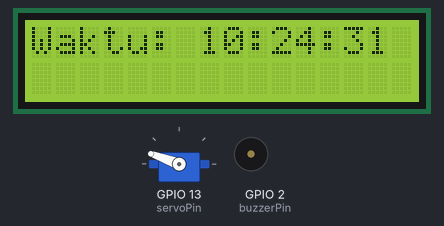
The sketch below on a simulated ESP32. On the bench: 16×2 character LCD, servo, buzzer (waves = sounding). WiFi joins after 1.5 s; servers stay silent unless stated; the local clock reads 2024-03-15 10:24:30 at power-on unless the sketch sets it.

Above: at 1.9 s.
At 6.0 s:
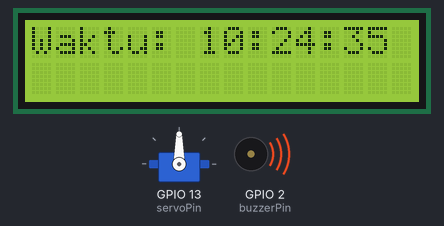
At 20.3 s:
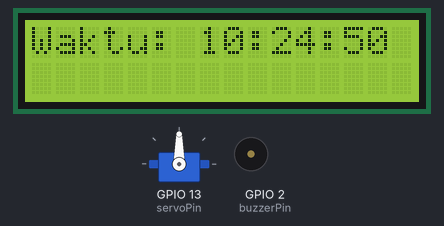
At 39.42 s:
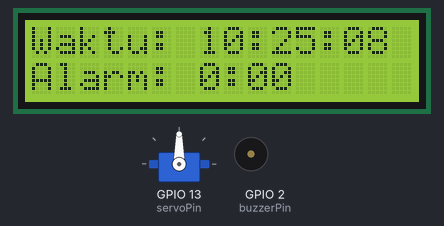
Timing chart, 0 to 40.0 s (numbered marks = the images above):
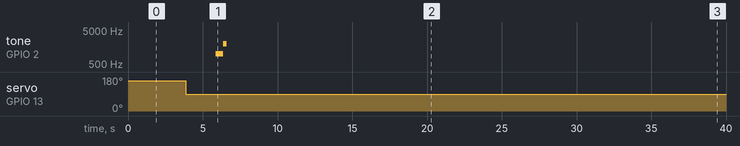

The sketch:

finpro.ino
```cpp
#define BLYNK_TEMPLATE_ID "TMPL6XDJA1Zzc"
#define BLYNK_TEMPLATE_NAME "FINPRO"
#define BLYNK_AUTH_TOKEN "9POqiLlSwRJ3PV6AISrOHRFk7Dp9G0UW"

#include <WiFi.h>
#include <WiFiClient.h>
#include <BlynkSimpleEsp32.h>
#include <LiquidCrystal_I2C.h>
#include <ESP32Servo.h>

// WiFi credentials
const char* ssid = "ssi";
const char* password = "password";

// I2C address for the LCD
const int address = 0x27;

// NTP server settings
#define NTP_SERVER "pool.ntp.org"
#define UTC_OFFSET 25200
#define UTC_OFFSET_DST 25200

// Initialize the LCD (16x2 characters)
LiquidCrystal_I2C lcd(address, 16, 2);

// Initialize the servo
Servo servo;

// Define your Blynk Auth Token
char auth[] = BLYNK_AUTH_TOKEN;

// Pin definitions
const int servoPin = 13; // Servo motor pin
const int buzzerPin = 2; // Buzzer pin

// Duration for the spray action
const long SPRAY_DURATION = 2000; // 2 seconds

// Virtual pins for Blynk
#define VIRTUAL_PIN_HOUR V1
#define VIRTUAL_PIN_MINUTE V2
#define VIRTUAL_PIN_alarmHour V3
#define VIRTUAL_PIN_alarmMinute V4
#define VIRTUAL_PIN_alarm_On_Off V5

// Timer interval for the loop
const long timerInterval = 1000;

// Variables for the alarm state and time
int alarmState = 1;
int alarmMinute;
int alarmHour;
int hour;
int minute;
int repeat;

// Mutex for LCD access to prevent conflicts
SemaphoreHandle_t xMutex;

// Forward declarations of functions
void updateTimeTask(void *pvParameters);
void checkAlarmTask(void *pvParameters);
void handleBlynkTask(void *pvParameters);
void triggerAlarm();

void setup() {
  // Initialize the LCD
  lcd.init();
  lcd.backlight();

  // Connect to WiFi
  WiFi.begin(ssid, password);
  while (WiFi.status() != WL_CONNECTED) {
    delay(500);
  }

  // Initialize Blynk
  Blynk.begin(auth, ssid, password);

  // Set up NTP server for time synchronization
  configTime(UTC_OFFSET, UTC_OFFSET_DST, NTP_SERVER);

  // Initialize the mutex
  xMutex = xSemaphoreCreateMutex();

  // Create tasks for updating time, checking alarm, and handling Blynk
  xTaskCreate(updateTimeTask, "Update Time Task", 4096, NULL, 1, NULL);
  xTaskCreate(checkAlarmTask, "Check Alarm Task", 4096, NULL, 1, NULL);
  xTaskCreate(handleBlynkTask, "Handle Blynk Task", 4096, NULL, 1, NULL);

  // Start the scheduler
  vTaskStartScheduler();
}

void loop() {
  // Empty loop since FreeRTOS is handling tasks
}

// Task for updating the time on the LCD
void updateTimeTask(void *pvParameters) {
 while (1) {
 time_t now = time(nullptr);
 struct tm localTime;
 localtime_r(&now, &localTime);

 // Use mutex to access the shared resource (LCD)
 if (xSemaphoreTake(xMutex, portMAX_DELAY)) {
   lcd.clear();
   lcd.setCursor(0, 0);
   lcd.print("Waktu: ");
   lcd.print(localTime.tm_hour);
   hour = localTime.tm_hour;
   lcd.print(":");
   lcd.print(localTime.tm_min < 10 ? "0" : "");
   lcd.print(localTime.tm_min);
   minute = localTime.tm_min;
   lcd.print(":");
   lcd.print(localTime.tm_sec < 10 ? "0" : "");
   lcd.print(localTime.tm_sec);
   xSemaphoreGive(xMutex);
 }
 vTaskDelay(pdMS_TO_TICKS(1000));
 }
}


// Task for checking the alarm and triggering events
void checkAlarmTask(void *pvParameters) {
  while (1) {
    if (alarmState && hour == alarmHour && minute == alarmMinute) {
      triggerAlarm();
    }
    vTaskDelay(pdMS_TO_TICKS(1000));
  }
}

// Task for handling Blynk communication
void handleBlynkTask(void *pvParameters) {
  while (1) {
    Blynk.run();
    if (xSemaphoreTake(xMutex, portMAX_DELAY)) {
      lcd.setCursor(0, 1);
      lcd.print("Alarm: ");
      lcd.print(alarmHour);
      lcd.print(":");
      lcd.print(alarmMinute < 10 ? "0" : "");
      lcd.print(alarmMinute);
      xSemaphoreGive(xMutex);
    }
    Blynk.virtualWrite(VIRTUAL_PIN_HOUR, hour);
    Blynk.virtualWrite(VIRTUAL_PIN_MINUTE, minute);
    vTaskDelay(pdMS_TO_TICKS(1000));
  }
}

// Blynk functions to handle virtual pin writes
BLYNK_WRITE(VIRTUAL_PIN_alarmHour) {
  alarmHour = param.asInt();
}

BLYNK_WRITE(VIRTUAL_PIN_alarmMinute) {
  alarmMinute = param.asInt();
}

BLYNK_WRITE(VIRTUAL_PIN_alarm_On_Off) {
  alarmState = param.asInt();
}

// Function to trigger the alarm
void triggerAlarm() {
  servo.attach(servoPin);
  servo.write(160);
  delay(SPRAY_DURATION);
  servo.write(90);
  delay(SPRAY_DURATION);
  servo.detach();

  // Play buzzer tone (1 kHz for 500 ms)
  tone(buzzerPin, 1000, 500);
  delay(500);

  // Play another buzzer tone (2 kHz for 250 ms)
  tone(buzzerPin, 2000, 250);
  delay(500);

  // Silence the buzzer
  noTone(buzzerPin);
}
```

Measured:
- by itself, tone on GPIO 2 (buzzerPin): silent → 1000 Hz at 5.9 s, → 2000 Hz 0.50 s later, → silent 0.25 s later
- by itself, servo on GPIO 13 (servoPin): 160° → 90° at 3.9 s
- what the display in image 0 shows lasts 1.0 s, from 1.9 s to 2.9 s
- what the display in image 2 shows lasts 0.9 s, from 20.2 s to 21.1 s
